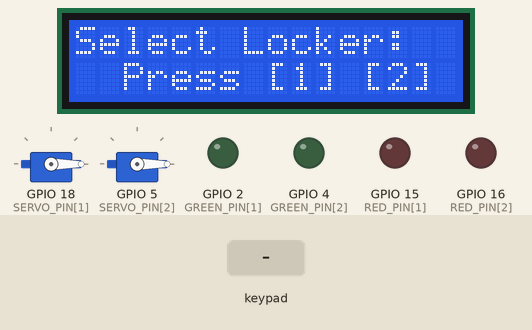
This program was run on a simulated ESP32. On the bench: 2 × servo, 16×2 character LCD, output pins drawn as LEDs (lit = HIGH). The test bench sets the inputs (shaded band). WiFi joins after 1.5 s; servers stay silent unless stated; random numbers use the default seed unless the program sets one; no MQTT or app messages arrive unless stated; what the program prints to the serial monitor is not drawn.

Above: at 5.1 s.
5.2 s: keypad keys 1 2 3 4 # pressed 0.4 s apart
At 7.3 s:
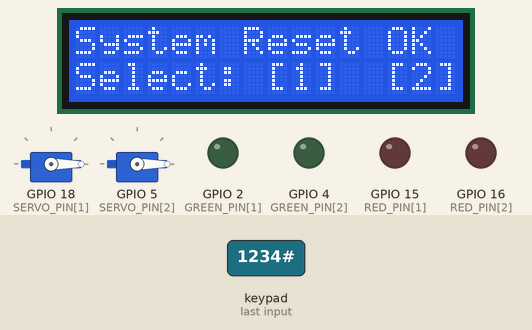
8.7 s: keypad keys 1 2 3 4 A pressed 0.4 s apart
At 10.9 s:
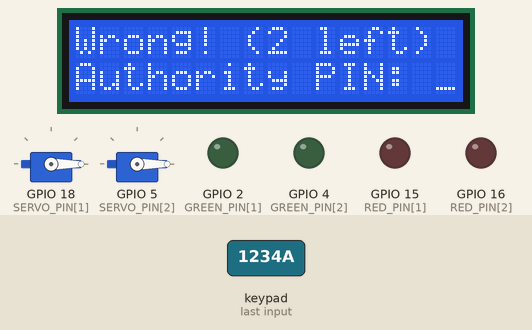
12.2 s: keypad keys 1 2 3 4 pressed 0.4 s apart
At 14.4 s:
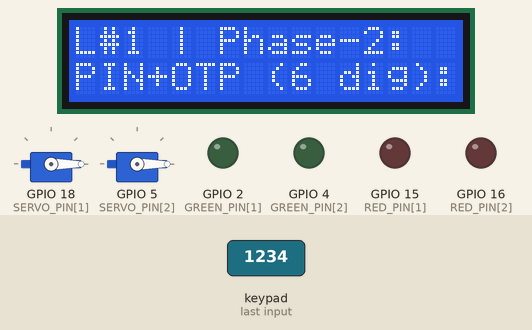
15.3 s: key '1' pressed
At 16.4 s:
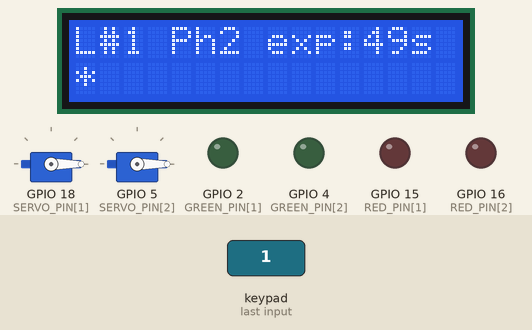
18.3 s: key '2' pressed
At 19.2 s:
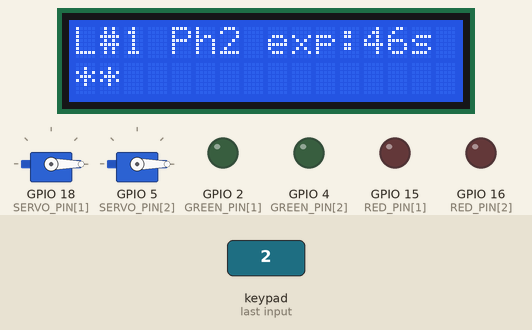
21.3 s: key '3' pressed
At 22.4 s:
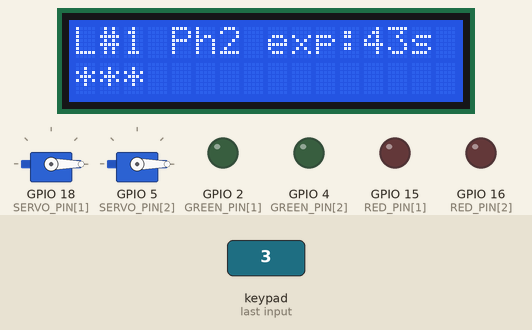

The program:

main.cpp
```cpp
/*
 * BANK LOCKER ACCESS SYSTEM — DUAL LOCKER
 * Two-Phase Auth + Dynamic OTP (MQTT) | Wokwi / ESP32
 *
 * PHASE 1 → Authority Master PIN (4 digits, shared)
 * PHASE 2 → Hirer PIN (4 dig) + MQTT OTP (2 dig) = 6 digits
 * OTP rotates every 60s → published to bank/locker/XX/otp
 *
 * Keypad:
 *   [1][2] - select locker
 *   [*]    - backspace
 *   [#]    - system reset
 *   [D]    - manual lock
 */

#include <WiFi.h>
#include <PubSubClient.h>
#include <Keypad.h>
#include <LiquidCrystal_I2C.h>
#include <ESP32Servo.h>

const char* WIFI_SSID  = "Wokwi-GUEST";
const char* WIFI_PASS  = "";
const char* MQTT_HOST  = "100.64.0.1";
const int   MQTT_PORT  = 1883;
const char* MQTT_CID   = "BankLocker_ESP32_A1";

const String MASTER_PIN   = "1234";
const String HIRER_PIN[3] = {"", "5678", "9012"};

const uint32_t OTP_INTERVAL    = 60000UL;   // 60s
const uint32_t UNLOCK_DURATION = 300000UL;  // 5 mins
const uint32_t ALARM_HOLD      = 10000UL;   // 10s
const uint32_t LCD_REFRESH     = 1000UL;

// GPIO
const byte ROWS = 4, COLS = 4;
byte rowPins[ROWS] = {13, 12, 14, 27};
byte colPins[COLS] = {26, 25, 33, 32};
char keys[ROWS][COLS] = {
  {'1','2','3','A'},
  {'4','5','6','B'},
  {'7','8','9','C'},
  {'*','0','#','D'}
};

const uint8_t SERVO_PIN[3] = {0, 18,  5};
const uint8_t GREEN_PIN[3] = {0,  2,  4};
const uint8_t RED_PIN[3]   = {0, 15, 16};
const uint8_t BUZZER_PIN   = 19;

// State
enum State { SEL_LOCKER, PHASE1, PHASE2, UNLOCKED, ALARM };
State   sysState  = SEL_LOCKER;
int     activeLk  = 0;
int     failCnt   = 0;
String  inputBuf  = "";

String   liveOTP[3]  = {"", "", ""};
uint32_t lastOtpMs   = 0;
uint32_t unlockMs    = 0;
uint32_t alarmMs     = 0;
uint32_t lcdMs       = 0;

// Objects
WiFiClient        wifiCli;
PubSubClient      mqtt(wifiCli);
Keypad            pad   = Keypad(makeKeymap(keys), rowPins, colPins, ROWS, COLS);
LiquidCrystal_I2C lcd(0x27, 16, 2);
Servo             srv[3];

// LCD
void lcdRow(uint8_t row, const char* text) {
  char buf[17];
  memset(buf, ' ', 16); buf[16] = '\0';
  strncpy(buf, text, strlen(text) < 16 ? strlen(text) : 16);
  lcd.setCursor(0, row);
  lcd.print(buf);
}

void lcdShow(const char* l1, const char* l2 = "") {
  lcd.clear();
  lcd.setCursor(0, 0); lcd.print(l1);
  lcd.setCursor(0, 1); lcd.print(l2);
}

// MQTT
void pub(const char* topic, String msg) {
  if (mqtt.connected()) {
    mqtt.publish(topic, msg.c_str(), true);
  }
  Serial.printf("[MQTT] %-38s  %s\n", topic, msg.c_str());
}

void mkTopic(char* buf, uint8_t sz, int locker, const char* evt) {
  snprintf(buf, sz, "bank/locker/%02d/%s", locker, evt);
}

// Network
void wifiConnect() {
  lcdShow("Connecting WiFi", "Please wait...");
  WiFi.mode(WIFI_STA);
  WiFi.begin(WIFI_SSID, WIFI_PASS);
  Serial.print("WiFi");
  uint8_t tries = 0;
  while (WiFi.status() != WL_CONNECTED && tries++ < 40) {
    delay(400); Serial.print('.');
  }
  if (WiFi.status() == WL_CONNECTED) {
    Serial.println(" OK  " + WiFi.localIP().toString());
    lcdShow("WiFi Connected!", WiFi.localIP().toString().c_str());
    delay(900);
  } else {
    lcdShow("WiFi FAILED", "Check SSID/Pass");
    delay(2000);
  }
}

void mqttConnect() {
  while (!mqtt.connected()) {
    Serial.print("MQTT connect... ");
    if (sysState == SEL_LOCKER) {
      lcdShow("MQTT Connecting", "...");
    }
    if (mqtt.connect(MQTT_CID)) {
      Serial.println("OK");
      pub("bank/locker/system", "BankLockerSystem ONLINE | ESP32 ready");
      if (sysState == SEL_LOCKER) {
        lcdShow("Select Locker:", "  Press [1] [2] ");
      }
    } else {
      Serial.printf("fail (rc=%d) retrying\n", mqtt.state());
      delay(3000);
    }
  }
}

// OTP
void rotateOTPs() {
  char topic[40];
  for (int l = 1; l <= 2; l++) {
    liveOTP[l] = String(random(10, 100));
    mkTopic(topic, sizeof(topic), l, "otp");
    pub(topic,
        "SMS to Hirer-L#" + String(l) +
        ": Your OTP = [" + liveOTP[l] +
        "] | Append to your 4-digit PIN | Valid 60s");
  }
  lastOtpMs = millis();
  Serial.printf(">>> OTPs rotated  L1=%s  L2=%s\n",
                liveOTP[1].c_str(), liveOTP[2].c_str());
}

// Locker control
void openLocker(int l) {
  srv[l].write(90);
  digitalWrite(GREEN_PIN[l], HIGH);
  digitalWrite(RED_PIN[l],   LOW);

  char topic[40], line1[17];
  snprintf(line1, sizeof(line1), "Locker #%d  OPEN!", l);
  lcdShow(line1, "[D]Lock 5m-auto");

  mkTopic(topic, sizeof(topic), l, "sms");
  pub(topic, "SMS: Locker #" + String(l) + " OPENED successfully. Auto-lock in 5 mins.");
  mkTopic(topic, sizeof(topic), l, "status");
  pub(topic, "UNLOCKED");

  sysState = UNLOCKED;
  unlockMs = millis();
}

void closeLocker(int l) {
  srv[l].write(0);
  digitalWrite(GREEN_PIN[l], LOW);

  char topic[40];
  mkTopic(topic, sizeof(topic), l, "status");
  pub(topic, "SECURED");
  mkTopic(topic, sizeof(topic), l, "sms");
  pub(topic, "SMS: Locker #" + String(l) + " has been SECURED.");
}

void triggerAlarm(int l, const char* reason) {
  sysState = ALARM;
  alarmMs  = millis();

  digitalWrite(RED_PIN[l], HIGH);

  char line1[17], topic[40];
  snprintf(line1, sizeof(line1), " !! ALARM  L#%d !!", l);
  lcdShow(line1, reason);

  mkTopic(topic, sizeof(topic), l, "alarm");
  pub(topic, "ALERT on Locker #" + String(l) + ": " + String(reason));

  tone(BUZZER_PIN, 2000);
}

void resetSystem() {
  for (int l = 1; l <= 2; l++) {
    srv[l].write(0);
    digitalWrite(GREEN_PIN[l], LOW);
    digitalWrite(RED_PIN[l],   LOW);
  }
  noTone(BUZZER_PIN);
  inputBuf  = "";
  failCnt   = 0;
  activeLk  = 0;
  sysState  = SEL_LOCKER;
  pub("bank/locker/system", "System RESET by operator");
  lcdShow("System Reset OK", "Select: [1]  [2]");
}

// Input handling
String maskStr(const String& s) {
  String m = "";
  for (size_t i = 0; i < s.length(); i++) m += '*';
  return m;
}

void handleKey(char key) {
  if (key == '#') { resetSystem(); return; }

  if (key == 'D' && sysState == UNLOCKED) {
    char topic[40];
    mkTopic(topic, sizeof(topic), activeLk, "sms");
    pub(topic, "SMS: Locker #" + String(activeLk) + " MANUALLY LOCKED by user.");
    closeLocker(activeLk);
    sysState = SEL_LOCKER;
    lcdShow("Manual Lock OK", "Select: [1] [2]");
    return;
  }

  if (key == '*') {
    if ((sysState == PHASE1 || sysState == PHASE2) && inputBuf.length() > 0) {
      inputBuf.remove(inputBuf.length() - 1);
      lcdRow(1, maskStr(inputBuf).c_str());
    }
    return;
  }

  switch (sysState) {
    case SEL_LOCKER:
      if (key == '1' || key == '2') {
        activeLk = key - '0';
        failCnt  = 0;
        inputBuf = "";
        sysState = PHASE1;
        char hdr[17];
        snprintf(hdr, sizeof(hdr), "L#%d | Phase-1:", activeLk);
        lcdShow(hdr, "Authority PIN: _");
      }
      break;

    case PHASE1:
      if (inputBuf.length() < 4) {
        inputBuf += key;
        lcdRow(1, maskStr(inputBuf).c_str());
      }
      if (inputBuf.length() == 4) {
        delay(150);
        if (inputBuf == MASTER_PIN) {
          char topic[40], hdr[17];
          mkTopic(topic, sizeof(topic), activeLk, "auth");
          pub(topic, "Phase-1 PASSED — Authority verified for Locker #" + String(activeLk));
          failCnt  = 0;
          inputBuf = "";
          sysState = PHASE2;
          snprintf(hdr, sizeof(hdr), "L#%d | Phase-2:", activeLk);
          lcdShow(hdr, "PIN+OTP (6 dig):");
          lcdMs = millis();
        } else {
          failCnt++;
          inputBuf = "";
          if (failCnt >= 3) {
            triggerAlarm(activeLk, "3x Auth1 fails");
          } else {
            char buf[17];
            snprintf(buf, sizeof(buf), "Wrong! (%d left) ", 3 - failCnt);
            lcdShow(buf, "Authority PIN: _");
          }
        }
      }
      break;

    case PHASE2:
      if (inputBuf.length() < 6) {
        inputBuf += key;
        lcdRow(1, maskStr(inputBuf).c_str());
      }
      if (inputBuf.length() == 6) {
        delay(150);
        String expected = HIRER_PIN[activeLk] + liveOTP[activeLk];
        if (inputBuf == expected) {
          openLocker(activeLk);
        } else {
          failCnt++;
          inputBuf = "";
          if (failCnt >= 3) {
            triggerAlarm(activeLk, "3x Auth2 fails");
          } else {
            char buf[17];
            snprintf(buf, sizeof(buf), "Wrong! (%d left) ", 3 - failCnt);
            lcdShow(buf, "PIN+OTP (6 dig):");
          }
        }
      }
      break;

    default: break;
  }
}

void setup() {
  Serial.begin(115200);
  delay(300);
  Serial.println("\n\n=== BANK LOCKER SYSTEM BOOT ===");

  // GPIO setup
  for (int l = 1; l <= 2; l++) {
    pinMode(GREEN_PIN[l], OUTPUT);
    pinMode(RED_PIN[l], OUTPUT);
    digitalWrite(GREEN_PIN[l], LOW);
    digitalWrite(RED_PIN[l], LOW);
  }

  noTone(BUZZER_PIN);

  // Servos
  srv[1].attach(SERVO_PIN[1]); srv[1].write(0);
  srv[2].attach(SERVO_PIN[2]); srv[2].write(0);

  lcd.init();
  lcd.backlight();
  lcdShow(" BANK LOCKER SYS", "  Initializing..");
  delay(800);

  wifiConnect();
  mqtt.setServer(MQTT_HOST, MQTT_PORT);
  mqttConnect();

  randomSeed(analogRead(34) ^ millis());
  rotateOTPs();

  lcdShow("Select Locker:", "  Press [1] [2] ");
  sysState = SEL_LOCKER;
  Serial.println("=== SYSTEM READY ===\n");
}

void loop() {
  if (!mqtt.connected()) mqttConnect();
  mqtt.loop();

  uint32_t now = millis();

  if (now - lastOtpMs >= OTP_INTERVAL) {
    rotateOTPs();
    if (sysState == PHASE2) {
      inputBuf = "";
      lcdRow(0, "OTP expired!Retry");
      lcdRow(1, "PIN+OTP (6 dig):");
      delay(1200);
      char hdr[17];
      snprintf(hdr, sizeof(hdr), "L#%d | Phase-2:", activeLk);
      lcdRow(0, hdr);
      lcdRow(1, "PIN+OTP (6 dig):");
    }
  }

  if (sysState == UNLOCKED && now - unlockMs >= UNLOCK_DURATION) {
    closeLocker(activeLk);
    sysState = SEL_LOCKER;
    lcdShow("Locker Secured.", "Select: [1] [2]");
  }

  if (sysState == ALARM && now - alarmMs >= ALARM_HOLD) {
    resetSystem();
  }

  if (sysState == PHASE2 && now - lcdMs >= LCD_REFRESH) {
    lcdMs = now;
    uint32_t elapsed   = (now - lastOtpMs) / 1000;
    uint32_t remaining = (elapsed < 60) ? (60 - elapsed) : 0;
    char buf[17];
    snprintf(buf, sizeof(buf), "L#%d Ph2 exp:%2lus", activeLk, (unsigned long)remaining);
    lcdRow(0, buf);
  }

  char key = pad.getKey();
  if (key) handleKey(key);
}
```

Measured:
- after the input at 5.2 s, the display: first changes at once (image 1 shows a later state)
- after the input at 8.7 s, the display: first changes at once (image 2 shows a later state)
- after the input at 12.2 s, the display: first changes at once (image 3 shows a later state)
- what the display in image 3 shows lasts 1.0 s, from 13.6 s to 14.6 s
